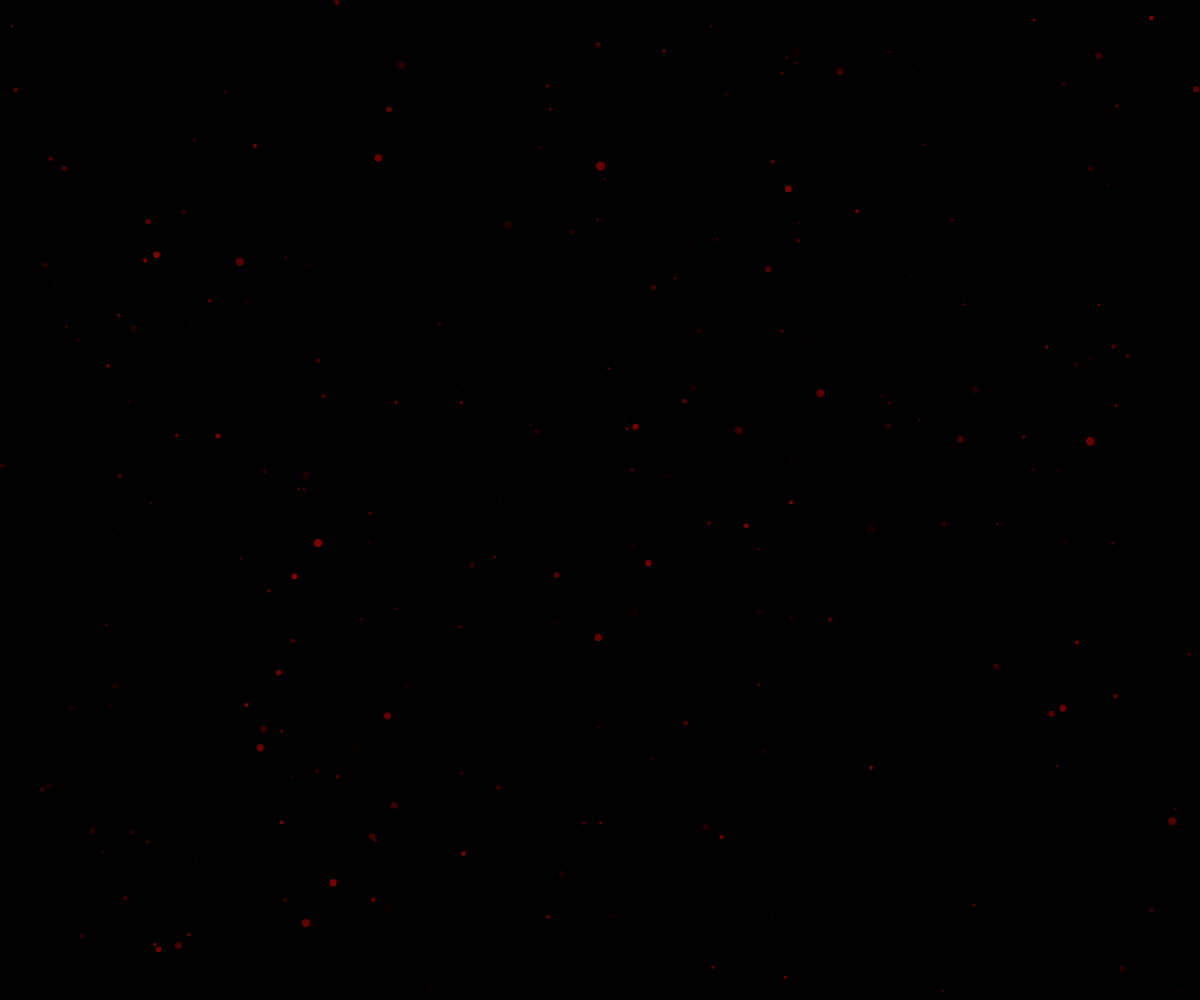
Frame 1 (no input)
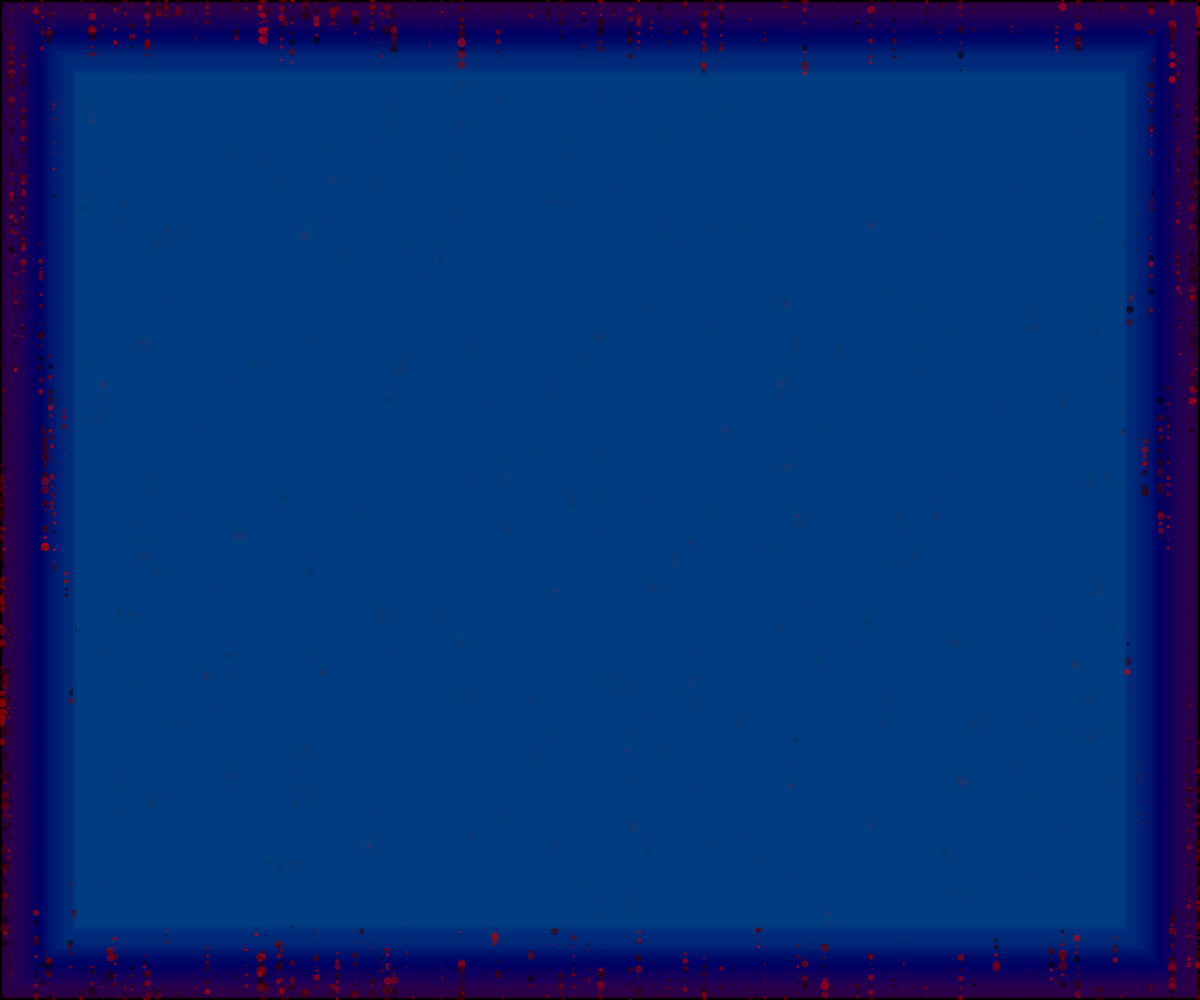
Frame 60 (no input)
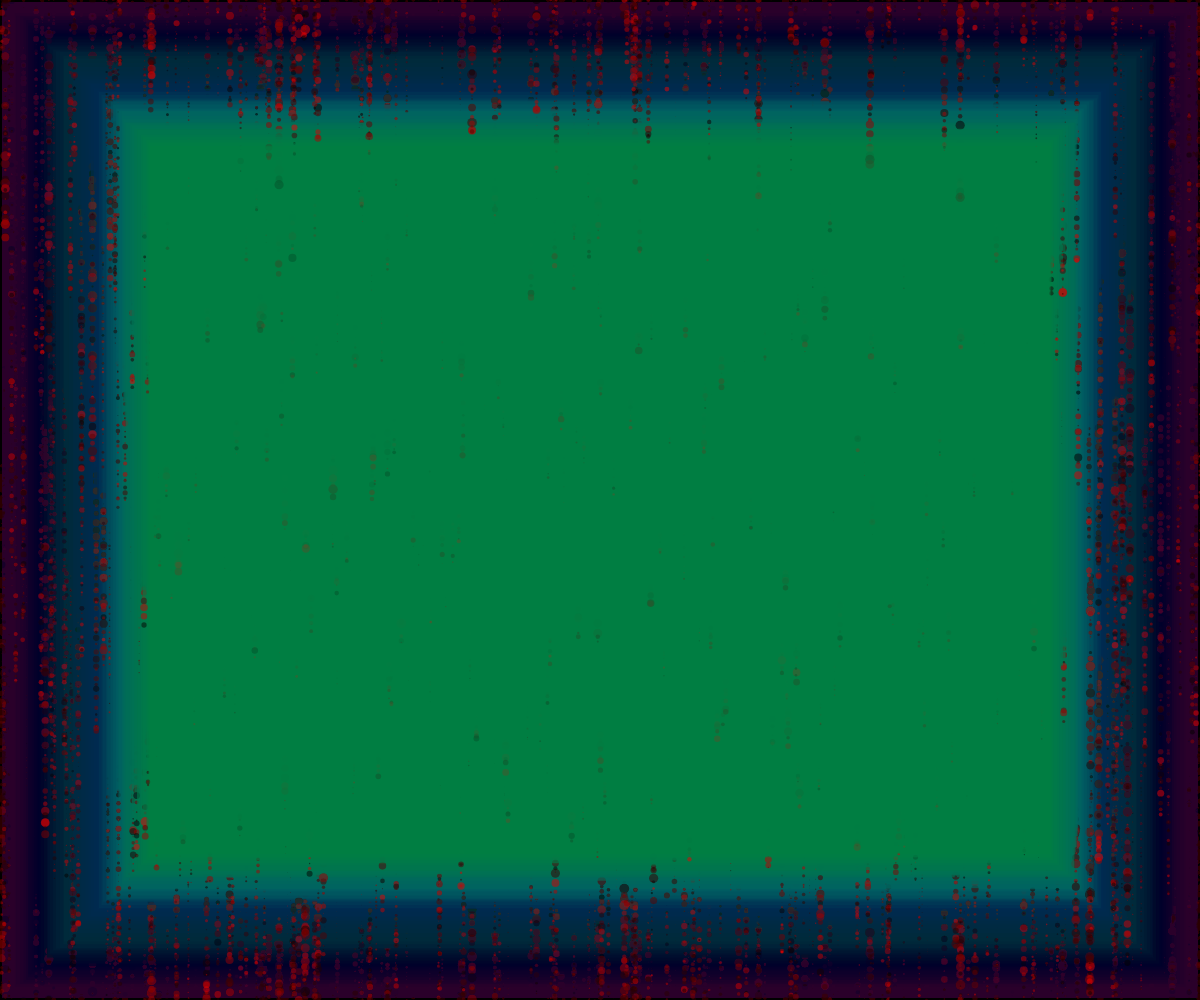
Frame 120 (the mouse pressed at the canvas centre since frame 60)

The p5.js sketch that drew these frames (run headless with seeded random() and noise() and a simulated clock; from frame 60 on, the mouse is pressed at the canvas centre):

// p5.js sketch
// ── sketch.js
//glitter sky
let MIN = 0;
let drips = [];
let MAX_2 = 100;

//bruises
let x;
let y;
let c = 0;
let i1, i2;
let hugh = 270;
let a = 100

function setup() {
  createCanvas(windowWidth, windowHeight);
  colorMode(HSB, 360, 100, 100, 100);
  frameRate(20);
  background(0);
  i1 = width;
  i2 = height;
  x = width/2;
  y = height/2
  for (var j = 0; j < 500; j++) {
		drips[j] = new Drip(random(width), random(height), random(10), random(90), 0);
}
}

function draw() {
  // background(20, 50, 100, 5);
  background(0, 1)

   //gold blood
  for (let i = 0; i < drips.length; i++) {
    drips[i].move();
    drips[i].edges();
		drips[i].show();
  }

  push();
  // scale(2);
  // translate(width*.25, height*.25)
  // translate(random(width*.24, width*.26), random(height*.24,height*.26));
  // translate(random(width*.49, width*.51), random(height*.49,height*.51));
  if (frameCount%2==0){
  bruise();
  
  }
  pop();
  //if (i >= 300){
    
  //}
  i1 -= random(5);
  i2 -= random(5);
  hugh -= 1;
  a -= 0.3;

  if (hugh == 60){
    hugh = 270
    i1 = random(width);
    i2 = random(height);
    // x  = random(width);
    // y = random(height);
    a = 100
  }

  // if (a < 5){
  //   a = 5;
  // }
  

}

class Drip {
  constructor(x, y, r, sat, h){
    this.x = x;
    this.y = y;
    this.r = r;
    this.sat = sat;
    this.h = h;
    this.k = 0.5;
  }

  move() {
		// this.x = this.x + random(-0.5, 0.5);
		this.y = this.y + random(10);
	}

  edges(){
    if (this.x < 0){
      this.x = width;
    } else if (this.x > width){
      this.x = 0;
    }

    if (this.y < 0){
      this.y = height;
    } else if (this.y > height){
      this.y = 0;
      
    }

  }

	show() {
		noStroke();
    // stroke(0, 50);
    fill(this.h, 100, random(100), 50);
    // fill(this.h, this.sat, 70, random(100));
    // fill(255, 50);
		ellipse(this.x, this.y, random(this.r));
    this.sat+=this.k;

    if (this.sat <= MIN || this.sat >= MAX_2){
      this.k *= -1;
    }
	}
}

function bruise(){
    //circle star
    //fill(inside);
    fill(hugh, 100, 50, a);
    noStroke();
    //stroke(180, 100, 100);
    // // x = random(-10,10);
    // // y = random(-10,10);
    // r = random(100, 200);
    // r = i;
    
    // beginShape();
    // vertex(x-r+c, y);
    // bezierVertex(x-r, y-110, x-110, y-r, x, y-r+c);
    // bezierVertex(x+90, y-r, x+r, y-110, x+r-c, y);
    // bezierVertex(x+r, y+90, x+90, y+r, x, y+r-c);
    // bezierVertex(x-110, y+r, x-r, y+90, x-r+c, y);
    // endShape();
    // circle(x, y, r);
    rectMode(CENTER);
    // circle(x, y, r);
    rect(x, y, i1, i2)
    

    
}
